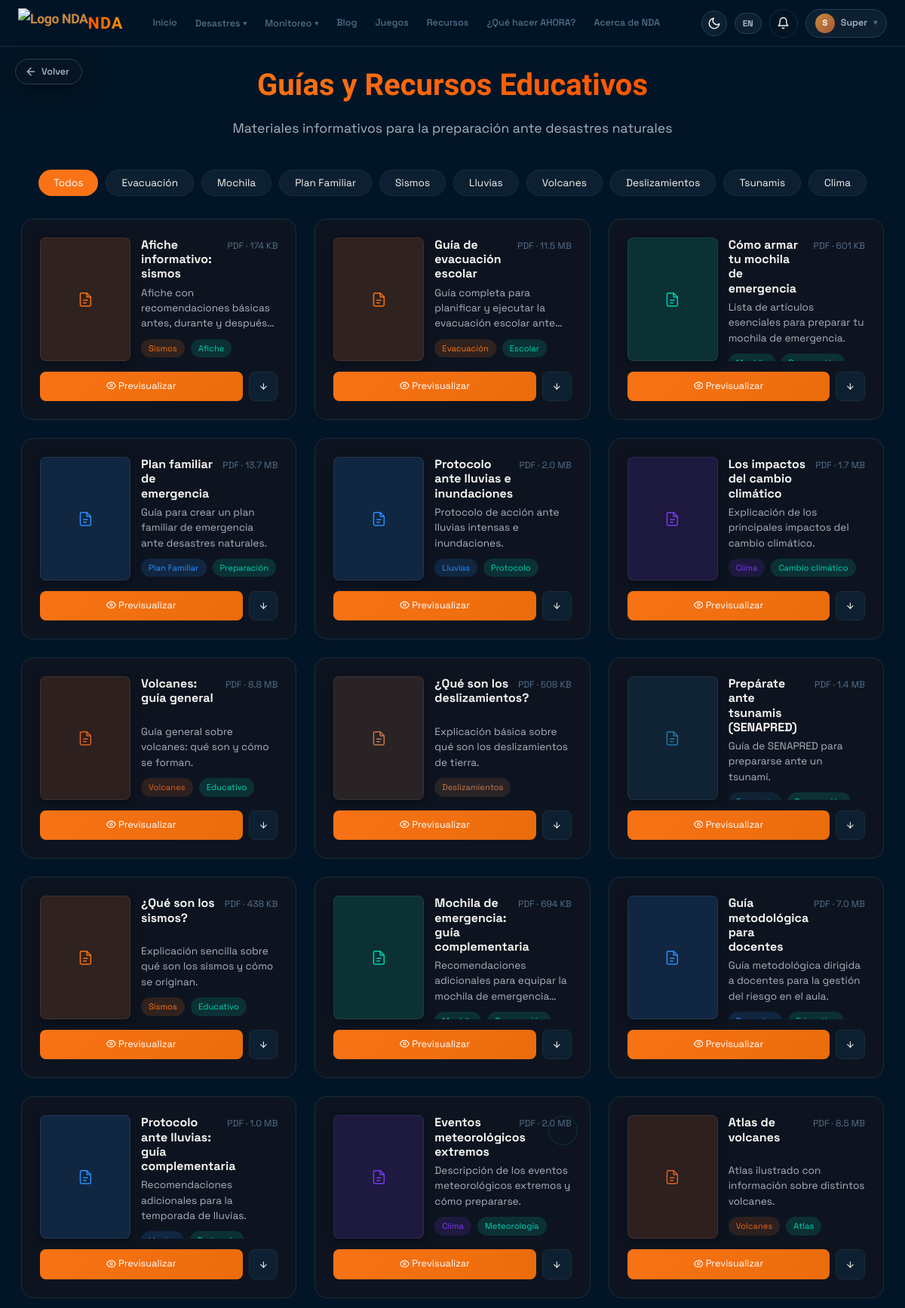
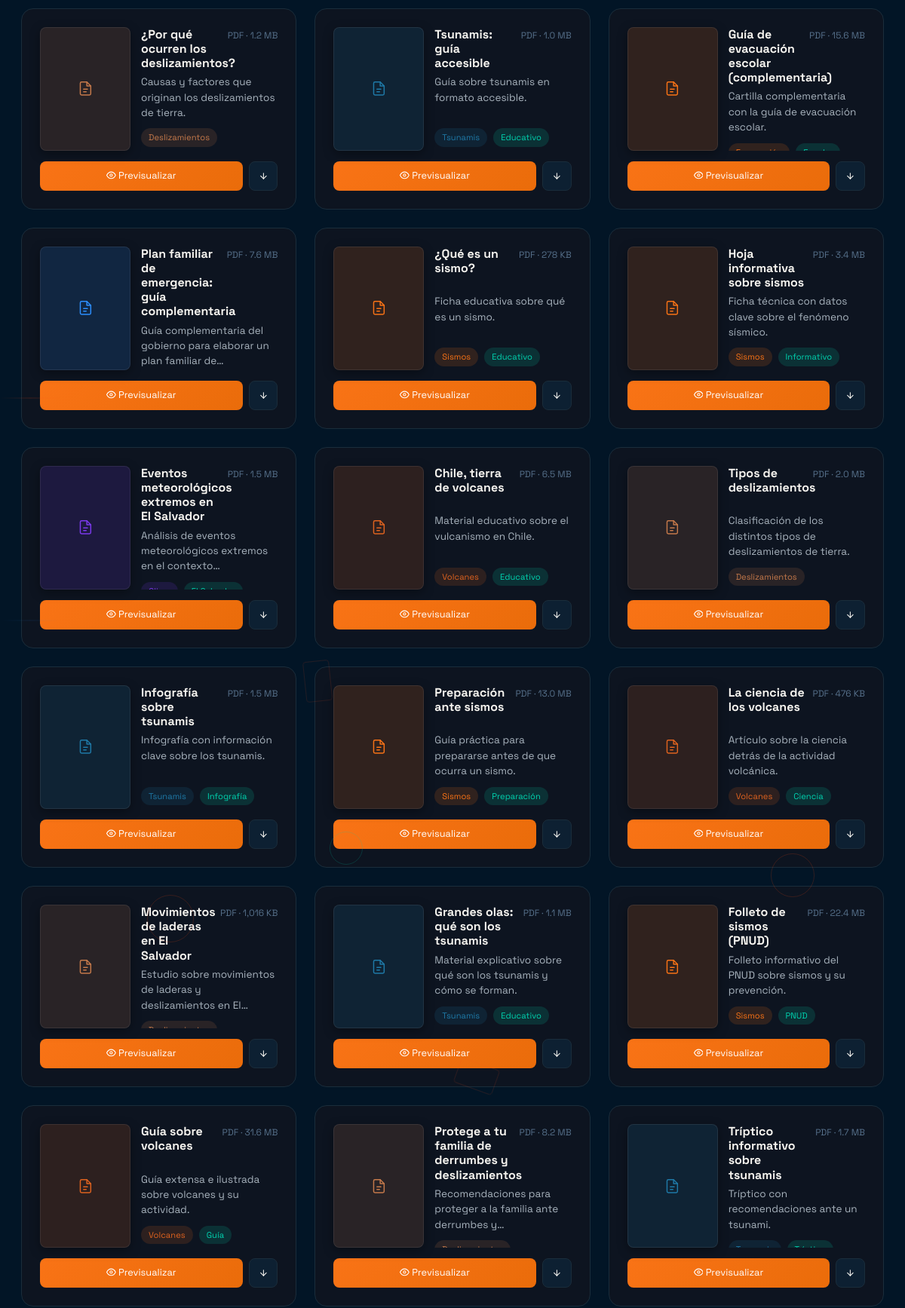
/?url=resources (signed in, upper part), run on the app's committed database (2 pictures, top to bottom).
### tables this page shows
CREATE TABLE recursos (
    recursos_id INT PRIMARY KEY AUTO_INCREMENT,
    titulo VARCHAR(150) NOT NULL,
    descripcion VARCHAR(300) NULL,
    categoria VARCHAR(30) NOT NULL,
    tags VARCHAR(150) NULL,
    archivo VARCHAR(255) NOT NULL,
     
    tamano_bytes BIGINT NULL,
    orden INT NOT NULL DEFAULT 0,
    usuarios_id INT NULL,
    created_at TIMESTAMP DEFAULT CURRENT_TIMESTAMP,
    updated_at TIMESTAMP DEFAULT CURRENT_TIMESTAMP ON UPDATE CURRENT_TIMESTAMP,
     
    FOREIGN KEY (usuarios_id) REFERENCES usuarios(usuarios_id) ON DELETE SET NULL,
     
    INDEX idx_recurso_categoria_orden (categoria, orden)
);

### controllers/MainController.php (called while the page is built, shortened)
<?php
class MainController {
    public function recursos() {
        $data = [
            'title' => 'Recursos - NDA',
            'user' => currentUser()
        ];
        view('resources', $data);
    }
}
?>

### config.php (called while the page is built, shortened)
<?php
function getDB() {
    try {
        $pdo = new PDO(
            "mysql:host=" . DB_HOST . ";dbname=" . DB_NAME . ";charset=utf8mb4",
            DB_USER,
            DB_PASS
        );
        $pdo->setAttribute(PDO::ATTR_ERRMODE, PDO::ERRMODE_EXCEPTION);
        $pdo->setAttribute(PDO::ATTR_DEFAULT_FETCH_MODE, PDO::FETCH_ASSOC);
        return $pdo;
    } catch (PDOException $e) {
        die("Connection error: " . $e->getMessage());
    }
}
?>

### models/RecursoModel.php (called while the page is built, shortened)
<?php
class RecursoModel {
    private $db;
    public function __construct() {
        $this->db = getDB();
    }
    public function getAllForPublic() {
        $stmt = $this->db->query("SELECT * FROM recursos ORDER BY orden ASC, created_at DESC");
        return $stmt->fetchAll();
    }
}

### views/resources.php (the view, shortened to what this page needs)
<?php
require_once __DIR__ . '/../models/RecursoModel.php';
$RECURSOS = (new RecursoModel())->getAllForPublic();
$catColors = [
    'evacuacion'      => ['#f97316', 'rgba(249, 115, 22, 0.15)'],
    'mochila'         => ['#00d4b0', 'rgba(0, 212, 176, 0.15)'],
    'plan'            => ['#2d8fff', 'rgba(45, 143, 255, 0.15)'],
    'sismo'           => ['#f97316', 'rgba(249, 115, 22, 0.15)'],
    'lluvias'         => ['#2d8fff', 'rgba(45, 143, 255, 0.15)'],
    'volcanes'        => ['#e0631f', 'rgba(224, 99, 31, 0.15)'],
    'clima'           => ['#7c3aed', 'rgba(124, 58, 237, 0.15)'],
    'deslizamientos'  => ['#C67A4B', 'rgba(198, 122, 75, 0.15)'],
    'tsunamis'        => ['#1f7aa8', 'rgba(31, 122, 168, 0.15)'],
];
function formatResourceSize($bytes) {
    $mb = $bytes / (1024 * 1024);
    return $mb >= 1 ? number_format($mb, 1) . ' MB' : number_format($bytes / 1024, 0) . ' KB';
}
?>
<div class="resources-page">
    <div class="wrap" style="padding-top: 80px; padding-bottom: 60px;">
        <div style="text-align: center; margin-bottom: 40px;">
            <h1 style="font-family: var(--fd); font-size: 2.5rem; font-weight: 900; background: linear-gradient(135deg, #f97316, #ff5500); -webkit-background-clip: text; -webkit-text-fill-color: transparent; display: inline-block;">
                 Guías y Recursos Educativos
            </h1>
            <p style="color: var(--text2); font-size: 1.1rem; margin-top: 10px;">
                Materiales informativos para la preparación ante desastres naturales
            </p>
        </div>
        <div style="display: flex; gap: 10px; flex-wrap: wrap; justify-content: center; margin-bottom: 30px;">
            <button class="filter-btn active" data-filter="all" style="background: #f97316; color: #fff; border: none; padding: 8px 20px; border-radius: 50px; font-size: 0.85rem; cursor: pointer; transition: all 0.2s;">Todos</button>
            <button class="filter-btn" data-filter="evacuacion" style="background: var(--card2); color: var(--text); border: 1px solid var(--border); padding: 8px 20px; border-radius: 50px; font-size: 0.85rem; cursor: pointer; transition: all 0.2s;"> Evacuación</button>
            <button class="filter-btn" data-filter="mochila" style="background: var(--card2); color: var(--text); border: 1px solid var(--border); padding: 8px 20px; border-radius: 50px; font-size: 0.85rem; cursor: pointer; transition: all 0.2s;"> Mochila</button>
            <button class="filter-btn" data-filter="plan" style="background: var(--card2); color: var(--text); border: 1px solid var(--border); padding: 8px 20px; border-radius: 50px; font-size: 0.85rem; cursor: pointer; transition: all 0.2s;"> Plan Familiar</button>
            <button class="filter-btn" data-filter="sismo" style="background: var(--card2); color: var(--text); border: 1px solid var(--border); padding: 8px 20px; border-radius: 50px; font-size: 0.85rem; cursor: pointer; transition: all 0.2s;"> Sismos</button>
            <button class="filter-btn" data-filter="lluvias" style="background: var(--card2); color: var(--text); border: 1px solid var(--border); padding: 8px 20px; border-radius: 50px; font-size: 0.85rem; cursor: pointer; transition: all 0.2s;"> Lluvias</button>
            <button class="filter-btn" data-filter="volcanes" style="background: var(--card2); color: var(--text); border: 1px solid var(--border); padding: 8px 20px; border-radius: 50px; font-size: 0.85rem; cursor: pointer; transition: all 0.2s;"> Volcanes</button>
            <button class="filter-btn" data-filter="deslizamientos" style="background: var(--card2); color: var(--text); border: 1px solid var(--border); padding: 8px 20px; border-radius: 50px; font-size: 0.85rem; cursor: pointer; transition: all 0.2s;"> Deslizamientos</button>
            <button class="filter-btn" data-filter="tsunamis" style="background: var(--card2); color: var(--text); border: 1px solid var(--border); padding: 8px 20px; border-radius: 50px; font-size: 0.85rem; cursor: pointer; transition: all 0.2s;"> Tsunamis</button>
            <button class="filter-btn" data-filter="clima" style="background: var(--card2); color: var(--text); border: 1px solid var(--border); padding: 8px 20px; border-radius: 50px; font-size: 0.85rem; cursor: pointer; transition: all 0.2s;"> Clima</button>
        </div>
        <div class="resources-grid" style="display: grid; grid-template-columns: repeat(auto-fill, minmax(300px, 1fr)); gap: 24px;">
            <?php foreach ($RECURSOS as $r):
                $cat = $r['categoria'];
                $accent = $catColors[$cat][0] ?? '#f97316';
                $accentBg = $catColors[$cat][1] ?? 'rgba(249, 115, 22, 0.15)';
                $tagList = array_filter(array_map('trim', explode(',', $r['tags'] ?? '')));
                $sizeLabel = formatResourceSize($r['tamano_bytes']);
            ?>
            <div class="resource-card" data-category="<?= htmlspecialchars($cat) ?>" style="background: var(--card); border: 1px solid var(--border); border-radius: 16px; padding: 24px; transition: transform 0.2s, box-shadow 0.2s;">
                <div style="display: flex; gap: 14px; margin-bottom: 14px;">
                    <div class="res-thumb" data-pdf="<?= htmlspecialchars($r['archivo']) ?>" style="width:120px;height:164px;flex-shrink:0;border-radius:8px;overflow:hidden;background:<?= $accentBg ?>;display:flex;align-items:center;justify-content:center;color:<?= $accent ?>;position:relative;border:1px solid rgba(255,255,255,.08);box-shadow:0 4px 14px rgba(0,0,0,.35);transition:transform .25s ease, box-shadow .25s ease;">
                    </div>
                    <div style="min-width:0;height:164px;overflow:hidden;">
                        <div style="display:flex;align-items:baseline;gap:8px;flex-wrap:nowrap;">
                            <h3 style="font-size: 1rem; font-weight: 700; color: var(--text); margin: 0; min-width: 0; flex: 1 1 auto; min-height: 3.6em; line-height: 1.2;"><?= htmlspecialchars($r['titulo']) ?></h3>
                            <span style="font-size: 0.75rem; color: var(--text3); white-space:nowrap; flex-shrink: 0;">PDF<?= $sizeLabel ? ' · ' . $sizeLabel : '' ?></span>
                        </div>
                        <p style="font-size: 0.85rem; color: var(--text2); margin: 6px 0 0; line-height: 1.5; height: 4.5em; overflow: hidden; display: -webkit-box; -webkit-line-clamp: 3; -webkit-box-orient: vertical;">
                            <?= htmlspecialchars($r['descripcion'] ?? '') ?>
                        </p>
                        <div style="display: flex; gap: 8px; flex-wrap: wrap; margin-top: 10px;">
                            <?php foreach (array_slice($tagList, 0, 2) as $i => $tag): ?>
                                <span style="background: <?= $i === 0 ? $accentBg : 'rgba(0, 212, 176, 0.15)' ?>; color: <?= $i === 0 ? $accent : '#00d4b0' ?>; font-size: 0.7rem; padding: 3px 10px; border-radius: 100px;"><?= htmlspecialchars($tag) ?></span>
                            <?php endforeach; ?>
                        </div>
                    </div>
                </div>
                <div style="display: flex; gap: 8px;">
                    <a href="<?= htmlspecialchars($r['archivo']) ?>" target="_blank" onclick="return openPdfPreview(this.href,'<?= htmlspecialchars(addslashes($r['titulo'])) ?>')" style="flex: 1; background: linear-gradient(135deg, #f97316, #ea6c0a); color: #fff; border: none; border-radius: 8px; padding: 8px 12px; font-size: 0.8rem; text-align: center; text-decoration: none; cursor: pointer; transition: opacity 0.2s;">
                        <svg width="1em" height="1em" viewBox="0 0 24 24" fill="none" stroke="currentColor" stroke-width="2" stroke-linecap="round" stroke-linejoin="round" style="display:inline-block;vertical-align:-0.15em" ><path d="M1 12s4-8 11-8 11 8 11 8-4 8-11 8-11-8-11-8z"/><circle cx="12" cy="12" r="3"/></svg> Previsualizar
                    </a>
                    <a href="<?= htmlspecialchars($r['archivo']) ?>" download style="background: var(--card2); color: var(--text); border: 1px solid var(--border); border-radius: 8px; padding: 8px 12px; font-size: 0.8rem; text-decoration: none; cursor: pointer; transition: background 0.2s;">
                        <svg width="1em" height="1em" viewBox="0 0 24 24" fill="none" stroke="currentColor" stroke-width="2" stroke-linecap="round" stroke-linejoin="round" style="display:inline-block;vertical-align:-0.15em" ><line x1="12" y1="5" x2="12" y2="19"/><polyline points="19 12 12 19 5 12"/></svg>
                    </a>
                </div>
            </div>
            <?php endforeach; ?>
        </div>
    </div>
</div>
<?php
require_once 'layout.php';
?>

### data on the page
recursos: titulo "Afiche informativo: sismos", tamano_bytes "174 KB", descripcion "Afiche con recomendaciones básicas antes, durante y…", tags "Sismos", tags "Afiche"
recursos: titulo "Guía de evacuación escolar", tamano_bytes "11.5 MB", descripcion "Guía completa para planificar y ejecutar la evacuación escolar…", tags "Evacuación", tags "Escolar"
recursos: titulo "Cómo armar tu mochila de emergencia", tamano_bytes "601 KB", descripcion "Lista de artículos esenciales para preparar tu mochila de emergencia."
recursos: titulo "Plan familiar de emergencia", tamano_bytes "13.7 MB", descripcion "Guía para crear un plan familiar de emergencia ante desastres naturales.", tags "Plan Familiar", tags "Preparación"
recursos: titulo "Protocolo ante lluvias e inundaciones", tamano_bytes "2.0 MB", descripcion "Protocolo de acción ante lluvias intensas e inundaciones.", tags "Lluvias", tags "Protocolo"
recursos: titulo "Los impactos del cambio climático", tamano_bytes "1.7 MB", descripcion "Explicación de los principales impactos del cambio climático.", tags "Clima", tags "Cambio climático"
recursos: titulo "Volcanes: guía general", tamano_bytes "8.8 MB", descripcion "Guía general sobre volcanes: qué son y cómo se forman.", tags "Volcanes", tags "Educativo"
recursos: titulo "¿Qué son los deslizamientos?", tamano_bytes "508 KB", descripcion "Explicación básica sobre qué son los deslizamientos de tierra.", tags "Deslizamientos"
recursos: titulo "Prepárate ante tsunamis (SENAPRED)", tamano_bytes "1.4 MB", descripcion "Guía de SENAPRED para prepararse ante un tsunami."
recursos: titulo "¿Qué son los sismos?", tamano_bytes "438 KB", descripcion "Explicación sencilla sobre qué son los sismos y cómo se originan.", tags "Sismos", tags "Educativo"
recursos: titulo "Mochila de emergencia: guía complementaria", tamano_bytes "694 KB", descripcion "Recomendaciones adicionales para equipar la mochila de…"
recursos: titulo "Guía metodológica para docentes", tamano_bytes "7.0 MB", descripcion "Guía metodológica dirigida a docentes para la gestión del riesgo en el aula."
recursos: titulo "Protocolo ante lluvias: guía complementaria", tamano_bytes "1.0 MB", descripcion "Recomendaciones adicionales para la temporada de lluvias."
recursos: titulo "Eventos meteorológicos extremos", tamano_bytes "2.0 MB", descripcion "Descripción de los eventos meteorológicos extremos y cómo prepararse.", tags "Clima", tags "Meteorología"
recursos: titulo "Atlas de volcanes", tamano_bytes "8.5 MB", descripcion "Atlas ilustrado con información sobre distintos volcanes.", tags "Volcanes", tags "Atlas"
recursos: titulo "¿Por qué ocurren los deslizamientos?", tamano_bytes "1.2 MB", descripcion "Causas y factores que originan los deslizamientos de tierra.", tags "Deslizamientos"
recursos: titulo "Tsunamis: guía accesible", tamano_bytes "1.0 MB", descripcion "Guía sobre tsunamis en formato accesible.", tags "Tsunamis", tags "Educativo"
recursos: titulo "Guía de evacuación escolar (complementaria)", tamano_bytes "15.6 MB", descripcion "Cartilla complementaria con la guía de evacuación escolar."
recursos: titulo "Plan familiar de emergencia: guía complementaria", tamano_bytes "7.6 MB", descripcion "Guía complementaria del gobierno para elaborar un plan familiar…"
recursos: titulo "¿Qué es un sismo?", tamano_bytes "278 KB", descripcion "Ficha educativa sobre qué es un sismo.", tags "Sismos", tags "Educativo"
recursos: titulo "Hoja informativa sobre sismos", tamano_bytes "3.4 MB", descripcion "Ficha técnica con datos clave sobre el fenómeno sísmico.", tags "Sismos", tags "Informativo"
recursos: titulo "Eventos meteorológicos extremos en El Salvador", tamano_bytes "1.5 MB", descripcion "Análisis de eventos meteorológicos extremos en el…"
recursos: titulo "Chile, tierra de volcanes", tamano_bytes "6.5 MB", descripcion "Material educativo sobre el vulcanismo en Chile.", tags "Volcanes", tags "Educativo"
recursos: titulo "Tipos de deslizamientos", tamano_bytes "2.0 MB", descripcion "Clasificación de los distintos tipos de deslizamientos de tierra.", tags "Deslizamientos"
recursos: titulo "Infografía sobre tsunamis", tamano_bytes "1.5 MB", descripcion "Infografía con información clave sobre los tsunamis.", tags "Tsunamis", tags "Infografía"
recursos: titulo "Preparación ante sismos", tamano_bytes "13.0 MB", descripcion "Guía práctica para prepararse antes de que ocurra un sismo.", tags "Sismos", tags "Preparación"
recursos: titulo "La ciencia de los volcanes", tamano_bytes "476 KB", descripcion "Artículo sobre la ciencia detrás de la actividad volcánica.", tags "Volcanes", tags "Ciencia"
recursos: titulo "Movimientos de laderas en El Salvador", tamano_bytes "1,016 KB", descripcion "Estudio sobre movimientos de laderas y deslizamientos en…"
recursos: titulo "Grandes olas: qué son los tsunamis", tamano_bytes "1.1 MB", descripcion "Material explicativo sobre qué son los tsunamis y cómo se forman.", tags "Tsunamis", tags "Educativo"
recursos: titulo "Folleto de sismos (PNUD)", tamano_bytes "22.4 MB", descripcion "Folleto informativo del PNUD sobre sismos y su prevención.", tags "Sismos", tags "PNUD"
recursos: titulo "Guía sobre volcanes", tamano_bytes "31.6 MB", descripcion "Guía extensa e ilustrada sobre volcanes y su actividad.", tags "Volcanes", tags "Guía"
recursos: titulo "Protege a tu familia de derrumbes y deslizamientos", tamano_bytes "8.2 MB", descripcion "Recomendaciones para proteger a la familia ante derrumbes…"
recursos: titulo "Tríptico informativo sobre tsunamis", tamano_bytes "1.7 MB", descripcion "Tríptico con recomendaciones ante un tsunami."

### other printed values
substr($_SESSION['user_name'], 0, 1) "S"
$navDisplayName "Super"
